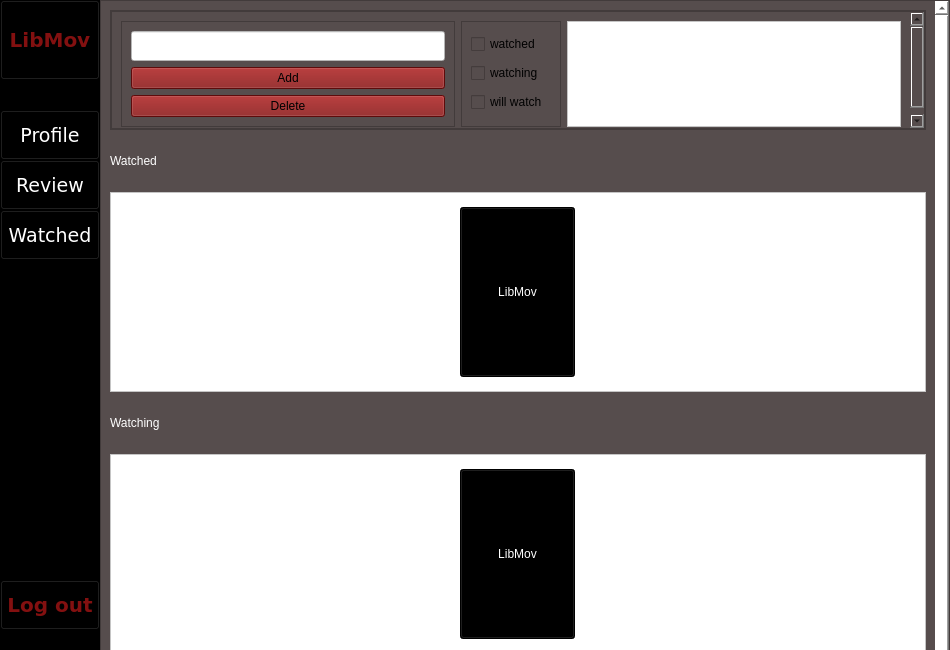
<?xml version="1.0" encoding="UTF-8"?>
<ui version="4.0">
 <class>Form</class>
 <widget class="QWidget" name="Form">
  <property name="geometry">
   <rect>
    <x>0</x>
    <y>0</y>
    <width>950</width>
    <height>650</height>
   </rect>
  </property>
  <property name="minimumSize">
   <size>
    <width>950</width>
    <height>650</height>
   </size>
  </property>
  <property name="maximumSize">
   <size>
    <width>950</width>
    <height>650</height>
   </size>
  </property>
  <property name="windowTitle">
   <string>Form</string>
  </property>
  <property name="styleSheet">
   <string notr="true">background-color: rgb(255, 255, 255);</string>
  </property>
  <widget class="QFrame" name="menu">
   <property name="geometry">
    <rect>
     <x>0</x>
     <y>0</y>
     <width>100</width>
     <height>650</height>
    </rect>
   </property>
   <property name="minimumSize">
    <size>
     <width>100</width>
     <height>650</height>
    </size>
   </property>
   <property name="maximumSize">
    <size>
     <width>100</width>
     <height>650</height>
    </size>
   </property>
   <property name="styleSheet">
    <string notr="true">background-color: rgb(0, 0, 0);</string>
   </property>
   <property name="frameShape">
    <enum>QFrame::StyledPanel</enum>
   </property>
   <property name="frameShadow">
    <enum>QFrame::Raised</enum>
   </property>
   <widget class="QPushButton" name="logoutBT">
    <property name="geometry">
     <rect>
      <x>0</x>
      <y>580</y>
      <width>100</width>
      <height>50</height>
     </rect>
    </property>
    <property name="minimumSize">
     <size>
      <width>100</width>
      <height>50</height>
     </size>
    </property>
    <property name="maximumSize">
     <size>
      <width>100</width>
      <height>50</height>
     </size>
    </property>
    <property name="font">
     <font>
      <family>Verdana</family>
      <pointsize>15</pointsize>
      <bold>true</bold>
     </font>
    </property>
    <property name="styleSheet">
     <string notr="true">color: rgb(131, 16, 16);</string>
    </property>
    <property name="text">
     <string>Log out</string>
    </property>
   </widget>
   <widget class="QPushButton" name="reviewBT">
    <property name="geometry">
     <rect>
      <x>0</x>
      <y>160</y>
      <width>100</width>
      <height>50</height>
     </rect>
    </property>
    <property name="minimumSize">
     <size>
      <width>100</width>
      <height>50</height>
     </size>
    </property>
    <property name="maximumSize">
     <size>
      <width>100</width>
      <height>50</height>
     </size>
    </property>
    <property name="font">
     <font>
      <family>Verdana</family>
      <pointsize>14</pointsize>
     </font>
    </property>
    <property name="styleSheet">
     <string notr="true">color: rgb(255, 255, 255);</string>
    </property>
    <property name="text">
     <string>Review</string>
    </property>
   </widget>
   <widget class="QPushButton" name="watchBT">
    <property name="geometry">
     <rect>
      <x>0</x>
      <y>210</y>
      <width>100</width>
      <height>50</height>
     </rect>
    </property>
    <property name="minimumSize">
     <size>
      <width>100</width>
      <height>50</height>
     </size>
    </property>
    <property name="maximumSize">
     <size>
      <width>100</width>
      <height>50</height>
     </size>
    </property>
    <property name="font">
     <font>
      <family>Verdana</family>
      <pointsize>14</pointsize>
     </font>
    </property>
    <property name="styleSheet">
     <string notr="true">color: rgb(255, 255, 255);</string>
    </property>
    <property name="text">
     <string>Watched</string>
    </property>
   </widget>
   <widget class="QPushButton" name="libmovBT">
    <property name="geometry">
     <rect>
      <x>0</x>
      <y>0</y>
      <width>100</width>
      <height>80</height>
     </rect>
    </property>
    <property name="minimumSize">
     <size>
      <width>100</width>
      <height>80</height>
     </size>
    </property>
    <property name="maximumSize">
     <size>
      <width>100</width>
      <height>80</height>
     </size>
    </property>
    <property name="font">
     <font>
      <family>Verdana</family>
      <pointsize>15</pointsize>
      <bold>true</bold>
     </font>
    </property>
    <property name="styleSheet">
     <string notr="true">background-color: rgb(0, 0, 0);
color: rgb(131, 16, 16);</string>
    </property>
    <property name="text">
     <string>LibMov</string>
    </property>
   </widget>
   <widget class="QPushButton" name="profileBT">
    <property name="geometry">
     <rect>
      <x>0</x>
      <y>110</y>
      <width>100</width>
      <height>50</height>
     </rect>
    </property>
    <property name="minimumSize">
     <size>
      <width>100</width>
      <height>50</height>
     </size>
    </property>
    <property name="maximumSize">
     <size>
      <width>100</width>
      <height>50</height>
     </size>
    </property>
    <property name="font">
     <font>
      <family>Verdana</family>
      <pointsize>14</pointsize>
     </font>
    </property>
    <property name="styleSheet">
     <string notr="true">color: rgb(255, 255, 255);</string>
    </property>
    <property name="text">
     <string>Profile</string>
    </property>
   </widget>
  </widget>
  <widget class="QScrollArea" name="scrollArea">
   <property name="geometry">
    <rect>
     <x>100</x>
     <y>0</y>
     <width>850</width>
     <height>950</height>
    </rect>
   </property>
   <property name="minimumSize">
    <size>
     <width>850</width>
     <height>950</height>
    </size>
   </property>
   <property name="maximumSize">
    <size>
     <width>850</width>
     <height>950</height>
    </size>
   </property>
   <property name="layoutDirection">
    <enum>Qt::LeftToRight</enum>
   </property>
   <property name="styleSheet">
    <string notr="true">background-color: rgb(86, 77, 77);</string>
   </property>
   <property name="widgetResizable">
    <bool>true</bool>
   </property>
   <widget class="QWidget" name="scrollAreaWidgetContents">
    <property name="geometry">
     <rect>
      <x>0</x>
      <y>0</y>
      <width>848</width>
      <height>1300</height>
     </rect>
    </property>
    <property name="minimumSize">
     <size>
      <width>0</width>
      <height>1300</height>
     </size>
    </property>
    <property name="maximumSize">
     <size>
      <width>16777215</width>
      <height>1300</height>
     </size>
    </property>
    <layout class="QVBoxLayout" name="verticalLayout">
     <item>
      <widget class="QFrame" name="frame">
       <property name="minimumSize">
        <size>
         <width>0</width>
         <height>120</height>
        </size>
       </property>
       <property name="maximumSize">
        <size>
         <width>16777215</width>
         <height>120</height>
        </size>
       </property>
       <property name="frameShape">
        <enum>QFrame::StyledPanel</enum>
       </property>
       <property name="frameShadow">
        <enum>QFrame::Raised</enum>
       </property>
       <layout class="QHBoxLayout" name="horizontalLayout">
        <property name="spacing">
         <number>0</number>
        </property>
        <property name="leftMargin">
         <number>0</number>
        </property>
        <property name="topMargin">
         <number>0</number>
        </property>
        <property name="rightMargin">
         <number>0</number>
        </property>
        <property name="bottomMargin">
         <number>0</number>
        </property>
        <item>
         <widget class="QScrollArea" name="scrollArea_7">
          <property name="widgetResizable">
           <bool>true</bool>
          </property>
          <widget class="QWidget" name="scrollAreaWidgetContents_7">
           <property name="geometry">
            <rect>
             <x>0</x>
             <y>0</y>
             <width>820</width>
             <height>126</height>
            </rect>
           </property>
           <layout class="QHBoxLayout" name="horizontalLayout_2">
            <item>
             <widget class="QFrame" name="frame_2">
              <property name="minimumSize">
               <size>
                <width>300</width>
                <height>0</height>
               </size>
              </property>
              <property name="frameShape">
               <enum>QFrame::StyledPanel</enum>
              </property>
              <property name="frameShadow">
               <enum>QFrame::Raised</enum>
              </property>
              <layout class="QVBoxLayout" name="verticalLayout_2">
               <item>
                <widget class="QLineEdit" name="searchLED">
                 <property name="minimumSize">
                  <size>
                   <width>0</width>
                   <height>30</height>
                  </size>
                 </property>
                 <property name="styleSheet">
                  <string notr="true">background-color: rgb(255, 255, 255);</string>
                 </property>
                </widget>
               </item>
               <item>
                <widget class="QPushButton" name="addButton">
                 <property name="styleSheet">
                  <string notr="true">background-color: rgb(131, 16, 16);</string>
                 </property>
                 <property name="text">
                  <string>Add</string>
                 </property>
                </widget>
               </item>
               <item>
                <widget class="QPushButton" name="deleteButton">
                 <property name="styleSheet">
                  <string notr="true">background-color: rgb(131, 16, 16);</string>
                 </property>
                 <property name="text">
                  <string>Delete</string>
                 </property>
                </widget>
               </item>
              </layout>
             </widget>
            </item>
            <item>
             <widget class="QFrame" name="frame_3">
              <property name="minimumSize">
               <size>
                <width>100</width>
                <height>0</height>
               </size>
              </property>
              <property name="sizeIncrement">
               <size>
                <width>100</width>
                <height>0</height>
               </size>
              </property>
              <property name="frameShape">
               <enum>QFrame::StyledPanel</enum>
              </property>
              <property name="frameShadow">
               <enum>QFrame::Raised</enum>
              </property>
              <layout class="QVBoxLayout" name="verticalLayout_3">
               <item>
                <widget class="QCheckBox" name="watchedCB">
                 <property name="text">
                  <string>watched</string>
                 </property>
                </widget>
               </item>
               <item>
                <widget class="QCheckBox" name="watchingCB">
                 <property name="text">
                  <string>watching</string>
                 </property>
                </widget>
               </item>
               <item>
                <widget class="QCheckBox" name="willwatchCB">
                 <property name="text">
                  <string>will watch</string>
                 </property>
                </widget>
               </item>
              </layout>
             </widget>
            </item>
            <item>
             <widget class="QPlainTextEdit" name="textArea">
              <property name="styleSheet">
               <string notr="true">background-color: rgb(255, 255, 255);</string>
              </property>
             </widget>
            </item>
           </layout>
          </widget>
         </widget>
        </item>
       </layout>
      </widget>
     </item>
     <item>
      <widget class="QLabel" name="label">
       <property name="minimumSize">
        <size>
         <width>0</width>
         <height>50</height>
        </size>
       </property>
       <property name="maximumSize">
        <size>
         <width>16777215</width>
         <height>50</height>
        </size>
       </property>
       <property name="styleSheet">
        <string notr="true">color: rgb(255, 255, 255);</string>
       </property>
       <property name="text">
        <string>Watched</string>
       </property>
      </widget>
     </item>
     <item>
      <widget class="QScrollArea" name="scrollArea_2">
       <property name="minimumSize">
        <size>
         <width>0</width>
         <height>200</height>
        </size>
       </property>
       <property name="maximumSize">
        <size>
         <width>16777215</width>
         <height>200</height>
        </size>
       </property>
       <property name="styleSheet">
        <string notr="true">background-color: rgb(255,  255, 255);</string>
       </property>
       <property name="widgetResizable">
        <bool>true</bool>
       </property>
       <widget class="QWidget" name="scrollAreaWidgetContents_2">
        <property name="geometry">
         <rect>
          <x>0</x>
          <y>0</y>
          <width>822</width>
          <height>198</height>
         </rect>
        </property>
        <layout class="QHBoxLayout" name="horizontalLayout_5">
         <item>
          <widget class="QPushButton" name="pushButton">
           <property name="minimumSize">
            <size>
             <width>115</width>
             <height>170</height>
            </size>
           </property>
           <property name="maximumSize">
            <size>
             <width>115</width>
             <height>170</height>
            </size>
           </property>
           <property name="styleSheet">
            <string notr="true">background-color: rgb(0, 0, 0);
color: rgb(255, 255, 255);</string>
           </property>
           <property name="text">
            <string>LibMov</string>
           </property>
          </widget>
         </item>
        </layout>
       </widget>
      </widget>
     </item>
     <item>
      <widget class="QLabel" name="label_2">
       <property name="minimumSize">
        <size>
         <width>0</width>
         <height>50</height>
        </size>
       </property>
       <property name="maximumSize">
        <size>
         <width>16777215</width>
         <height>50</height>
        </size>
       </property>
       <property name="styleSheet">
        <string notr="true">color: rgb(255, 255, 255);</string>
       </property>
       <property name="text">
        <string>Watching</string>
       </property>
      </widget>
     </item>
     <item>
      <widget class="QScrollArea" name="scrollArea_3">
       <property name="minimumSize">
        <size>
         <width>0</width>
         <height>200</height>
        </size>
       </property>
       <property name="maximumSize">
        <size>
         <width>16777215</width>
         <height>200</height>
        </size>
       </property>
       <property name="styleSheet">
        <string notr="true">background-color: rgb(255,  255, 255);</string>
       </property>
       <property name="widgetResizable">
        <bool>true</bool>
       </property>
       <widget class="QWidget" name="scrollAreaWidgetContents_3">
        <property name="geometry">
         <rect>
          <x>0</x>
          <y>0</y>
          <width>822</width>
          <height>198</height>
         </rect>
        </property>
        <layout class="QHBoxLayout" name="horizontalLayout_3">
         <item>
          <widget class="QPushButton" name="pushButton_2">
           <property name="minimumSize">
            <size>
             <width>115</width>
             <height>170</height>
            </size>
           </property>
           <property name="maximumSize">
            <size>
             <width>115</width>
             <height>170</height>
            </size>
           </property>
           <property name="styleSheet">
            <string notr="true">background-color: rgb(0, 0, 0);
color: rgb(255, 255, 255);</string>
           </property>
           <property name="text">
            <string>LibMov</string>
           </property>
          </widget>
         </item>
        </layout>
       </widget>
      </widget>
     </item>
     <item>
      <widget class="QLabel" name="label_3">
       <property name="minimumSize">
        <size>
         <width>0</width>
         <height>50</height>
        </size>
       </property>
       <property name="maximumSize">
        <size>
         <width>16777215</width>
         <height>50</height>
        </size>
       </property>
       <property name="styleSheet">
        <string notr="true">color: rgb(255, 255, 255);</string>
       </property>
       <property name="text">
        <string>Will Watch</string>
       </property>
      </widget>
     </item>
     <item>
      <widget class="QScrollArea" name="scrollArea_4">
       <property name="minimumSize">
        <size>
         <width>0</width>
         <height>200</height>
        </size>
       </property>
       <property name="maximumSize">
        <size>
         <width>16777215</width>
         <height>200</height>
        </size>
       </property>
       <property name="styleSheet">
        <string notr="true">background-color: rgb(255,  255, 255);</string>
       </property>
       <property name="widgetResizable">
        <bool>true</bool>
       </property>
       <widget class="QWidget" name="scrollAreaWidgetContents_4">
        <property name="geometry">
         <rect>
          <x>0</x>
          <y>0</y>
          <width>822</width>
          <height>198</height>
         </rect>
        </property>
        <layout class="QHBoxLayout" name="horizontalLayout_4">
         <item>
          <widget class="QPushButton" name="pushButton_3">
           <property name="minimumSize">
            <size>
             <width>115</width>
             <height>170</height>
            </size>
           </property>
           <property name="maximumSize">
            <size>
             <width>115</width>
             <height>170</height>
            </size>
           </property>
           <property name="styleSheet">
            <string notr="true">background-color: rgb(0, 0, 0);
color: rgb(255, 255, 255);</string>
           </property>
           <property name="text">
            <string>LibMov</string>
           </property>
          </widget>
         </item>
        </layout>
       </widget>
      </widget>
     </item>
     <item>
      <widget class="QLabel" name="label_5">
       <property name="styleSheet">
        <string notr="true">color: rgb(255, 255, 255);</string>
       </property>
       <property name="text">
        <string>Others</string>
       </property>
      </widget>
     </item>
     <item>
      <widget class="QScrollArea" name="scrollArea_6">
       <property name="minimumSize">
        <size>
         <width>0</width>
         <height>200</height>
        </size>
       </property>
       <property name="maximumSize">
        <size>
         <width>16777215</width>
         <height>200</height>
        </size>
       </property>
       <property name="styleSheet">
        <string notr="true">background-color: rgb(255,  255, 255);</string>
       </property>
       <property name="widgetResizable">
        <bool>true</bool>
       </property>
       <widget class="QWidget" name="scrollAreaWidgetContents_6">
        <property name="geometry">
         <rect>
          <x>0</x>
          <y>0</y>
          <width>822</width>
          <height>198</height>
         </rect>
        </property>
       </widget>
      </widget>
     </item>
    </layout>
   </widget>
  </widget>
 </widget>
 <resources/>
 <connections/>
</ui>
